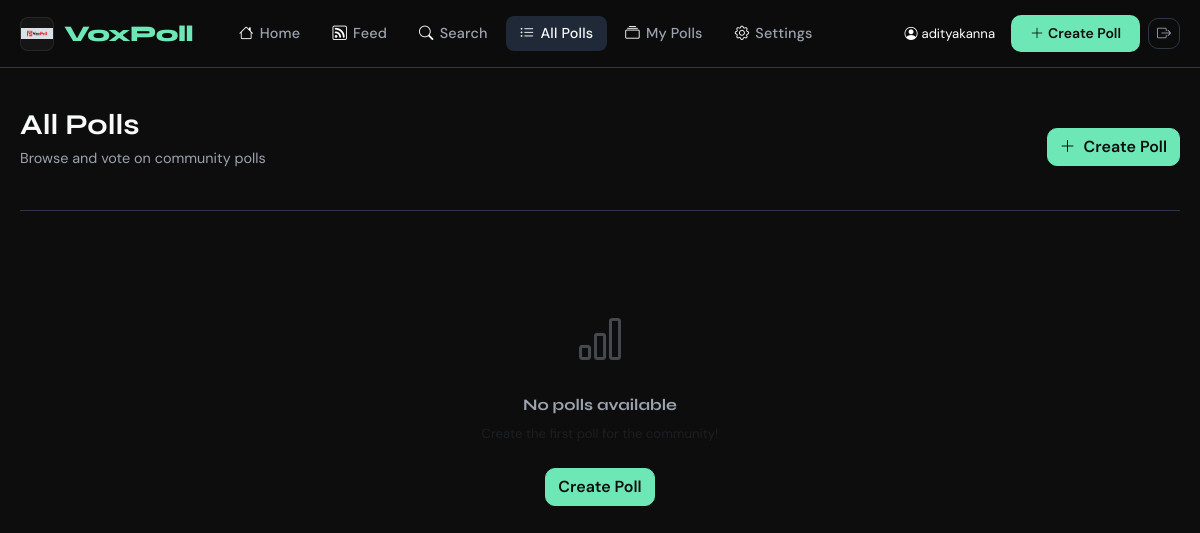
The app's page /polls/ (signed in), older data.
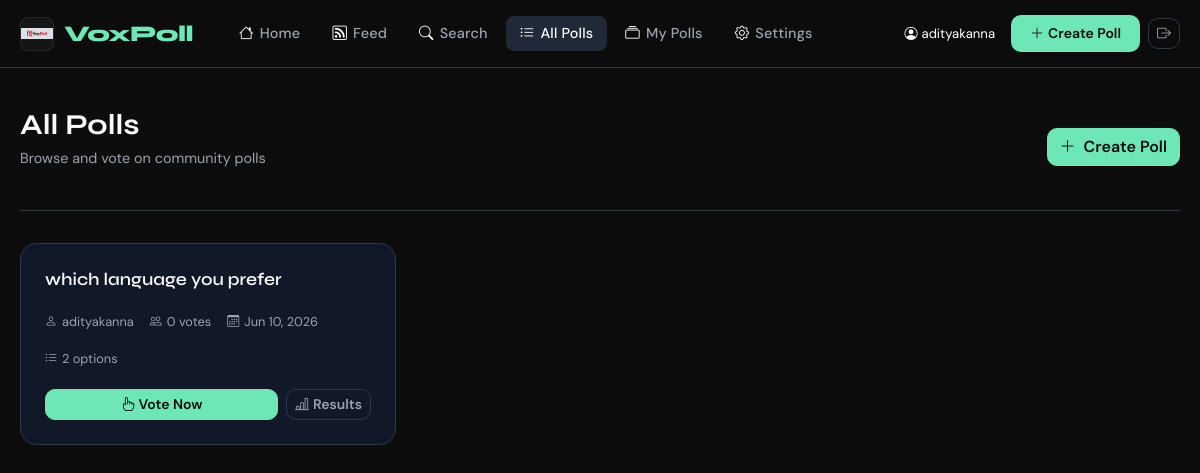
The same page, newer data.
### polls/models.py (models this page shows, shortened)
class Poll(models.Model):
    question = models.CharField(max_length=500)
    description = models.TextField(blank=True, null=True)
    created_by = models.ForeignKey(User, on_delete=models.CASCADE, related_name='polls', null=True, blank=True)
    created_by_organization = models.ForeignKey('organizations.Organization', on_delete=models.CASCADE, related_name='polls', null=True, blank=True)
    created_at = models.DateTimeField(auto_now_add=True)
    updated_at = models.DateTimeField(auto_now=True)
    expires_at = models.DateTimeField(null=True, blank=True)
    is_closed = models.BooleanField(default=False)
    class Meta:
        ordering = ['-created_at']
    def total_votes(self):
        return Vote.objects.filter(poll=self).count()

### polls/views.py (the view)
# urls.py: path('polls/', views.poll_list_view, name='poll_list'),
@login_required
def poll_list_view(request):
    polls = Poll.objects.all().select_related('created_by').prefetch_related('options')
    user_votes = {v.poll_id: v.option_id for v in Vote.objects.filter(user=request.user)}
    poll_data = []
    for poll in polls:
        poll_data.append({
            'poll': poll,
            'total_votes': poll.total_votes(),
            'user_voted': poll.id in user_votes,
            'user_option_id': user_votes.get(poll.id),
        })
    return render(request, 'polls/poll_list.html', {'poll_data': poll_data})

### accounts/privacy.py (called while the page is built)
    def __call__(self, request):
        request.can_view_profile = self.can_view_profile
        request.can_view_followers = self.can_view_followers
        request.can_view_following = self.can_view_following
        request.can_view_voting_activity = self.can_view_voting_activity
        response = self.get_response(request)
        return response

### templates/polls/poll_list.html (shortened to what this page needs)
{% extends 'base.html' %}
{% block content %}
<div class="page-header d-flex align-items-center justify-content-between flex-wrap gap-3">
    <div>
        <h1 class="page-title">All Polls</h1>
        <p class="page-subtitle">Browse and vote on community polls</p>
    </div>
    <a href="{% url 'create_poll' %}" class="btn btn-primary">
        <i class="bi bi-plus-lg me-2"></i>Create Poll
    </a>
</div>
{% if poll_data %}
<div class="row g-3">
    {% for item in poll_data %}
    <div class="col-md-6 col-xl-4">
        <div class="poll-card h-100 d-flex flex-column">
            <div class="d-flex justify-content-between align-items-start mb-2">
                <div class="poll-question">{{ item.poll.question }}</div>
            </div>
            <div class="poll-meta">
                <span class="poll-meta-item"><i class="bi bi-person"></i>{{ item.poll.created_by.username }}</span>
                <span class="poll-meta-item"><i class="bi bi-people"></i>{{ item.total_votes }} vote{{ item.total_votes|pluralize }}</span>
                <span class="poll-meta-item"><i class="bi bi-calendar3"></i>{{ item.poll.created_at|date:"M d, Y" }}</span>
                <span class="poll-meta-item"><i class="bi bi-list-ul"></i>{{ item.poll.options.count }} options</span>
            </div>
            <div class="d-flex gap-2 mt-auto">
                <a href="{% url 'vote' item.poll.id %}" class="btn btn-primary btn-sm flex-grow-1">
                    <i class="bi bi-hand-index me-1"></i>{% if item.user_voted %}Change Vote{% else %}Vote Now{% endif %}
                </a>
                <a href="{% url 'results' item.poll.id %}" class="btn btn-outline-secondary btn-sm">
                    <i class="bi bi-bar-chart-line me-1"></i>Results
                </a>
            </div>
        </div>
    </div>
    {% endfor %}
</div>
{% else %}
<div class="empty-state">
    <div class="empty-state-icon"><i class="bi bi-bar-chart"></i></div>
    <h5>No polls available</h5>
    <p class="text-muted small">Create the first poll for the community!</p>
    <a href="{% url 'create_poll' %}" class="btn btn-primary mt-2">Create Poll</a>
</div>
{% endif %}
{% endblock %}

Row changes from the older to the newer data that the page shows:
added Poll: poll.question "which language you prefer", poll.created_by.username "adityakanna", total_votes "0", poll.created_at "Jun 10, 2026", poll.options.count "2"
Text that changed along with them:
text no longer shown: "No polls available Create Poll"
